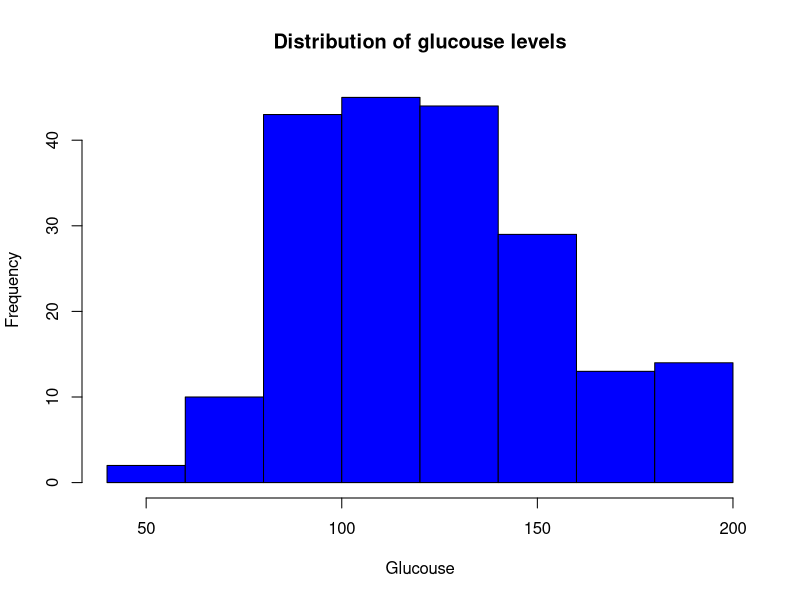
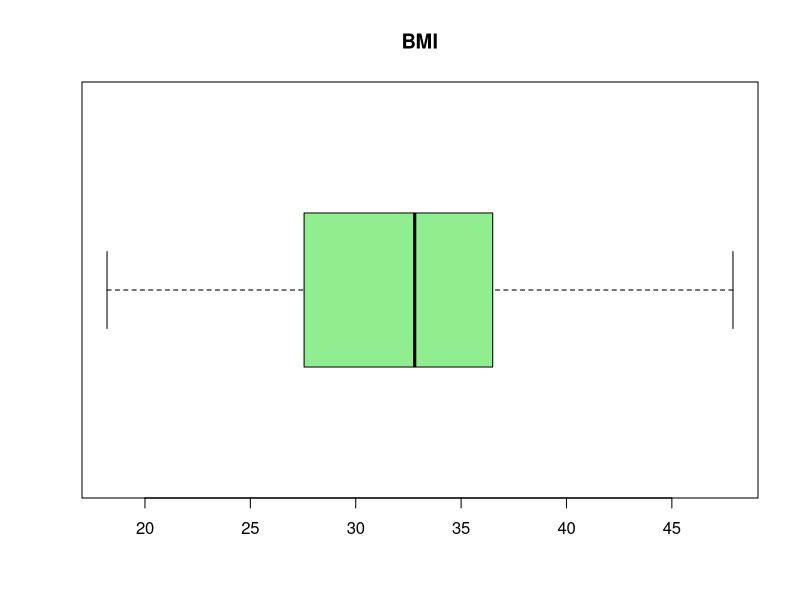
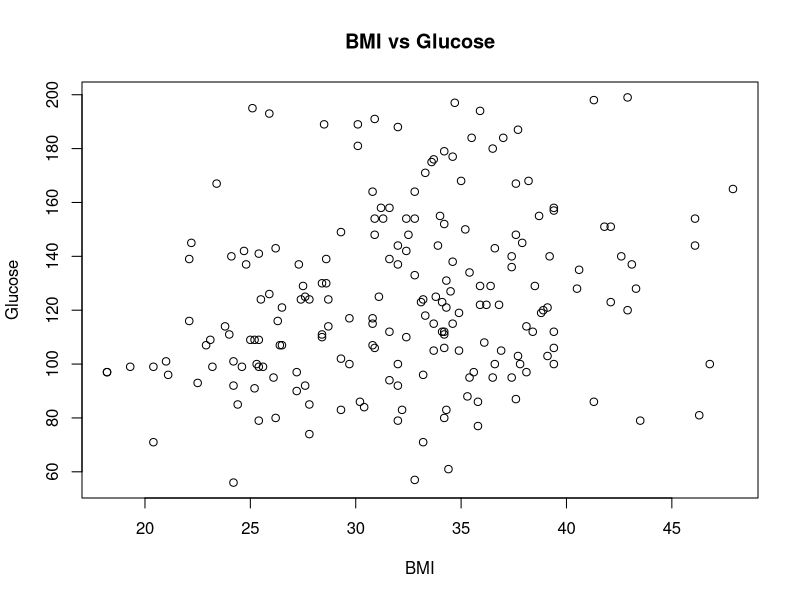

Recreate these plots in R, in order.
#diabetes dataset
library(MASS)

data(Pima.tr)

df=Pima.tr

df

#head - returns from top
head(df,5)


#tail - returns rows from bottom
tail(df,10)

#str- returns structure
str(df)

#dimension (row,columns)
dim(df)

#number of columns in dataframe
ncol(df)

#number of rows in dataframe
nrow(df)

# outcomes of types column in table format 
table(df$type)

#summary grouped
aggregate(bmi ~ type, data = df, mean)

aggregate(age ~ type, data = df, mean)

#histogram
hist(df$glu,
     main = "Distribution of glucouse levels",
     xlab = "Glucouse",
     col = "blue")


#boxplot
boxplot(df$bmi,
        horizontal = TRUE,
        main = "BMI",
        col = "lightgreen")

#plotting BMI vs Glucouse
plot(df$bmi, df$glu,
     xlab = "BMI",
     ylab = "Glucose",
     main = "BMI vs Glucose")
